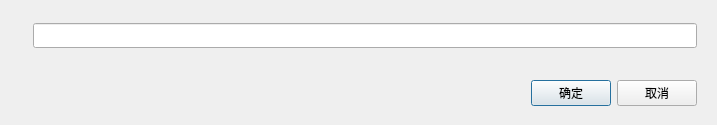
<?xml version="1.0" encoding="UTF-8"?>
<ui version="4.0">
 <class>SetValueDialog</class>
 <widget class="QDialog" name="SetValueDialog">
  <property name="geometry">
   <rect>
    <x>0</x>
    <y>0</y>
    <width>717</width>
    <height>125</height>
   </rect>
  </property>
  <property name="font">
   <font>
    <family>新宋体</family>
    <pointsize>9</pointsize>
   </font>
  </property>
  <property name="windowTitle">
   <string>Dialog</string>
  </property>
  <layout class="QVBoxLayout" name="verticalLayout">
   <item>
    <widget class="QWidget" name="widget_2" native="true">
     <layout class="QHBoxLayout" name="horizontalLayout">
      <item>
       <widget class="QLabel" name="lblCaption">
        <property name="minimumSize">
         <size>
          <width>0</width>
          <height>0</height>
         </size>
        </property>
        <property name="text">
         <string/>
        </property>
       </widget>
      </item>
      <item>
       <widget class="QLineEdit" name="edtValue"/>
      </item>
     </layout>
    </widget>
   </item>
   <item>
    <widget class="QWidget" name="widget" native="true">
     <property name="minimumSize">
      <size>
       <width>0</width>
       <height>47</height>
      </size>
     </property>
     <property name="maximumSize">
      <size>
       <width>16777215</width>
       <height>41</height>
      </size>
     </property>
     <layout class="QHBoxLayout" name="horizontalLayout_2">
      <item>
       <spacer name="horizontalSpacer">
        <property name="orientation">
         <enum>Qt::Horizontal</enum>
        </property>
        <property name="sizeHint" stdset="0">
         <size>
          <width>442</width>
          <height>20</height>
         </size>
        </property>
       </spacer>
      </item>
      <item>
       <widget class="QPushButton" name="btnOk">
        <property name="text">
         <string>确定</string>
        </property>
       </widget>
      </item>
      <item>
       <widget class="QPushButton" name="btnCancel">
        <property name="text">
         <string>取消</string>
        </property>
       </widget>
      </item>
     </layout>
    </widget>
   </item>
  </layout>
 </widget>
 <resources/>
 <connections/>
</ui>
